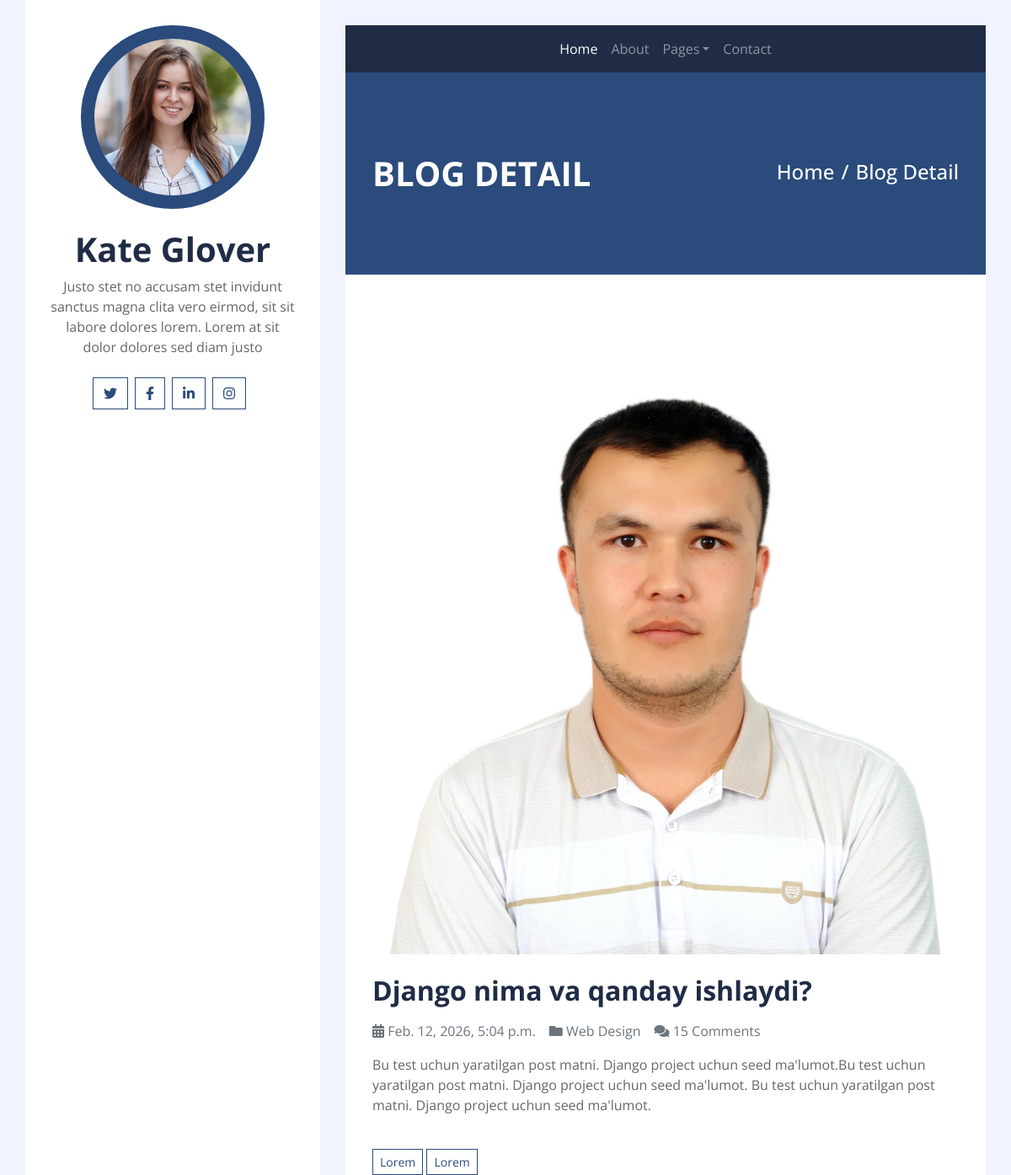
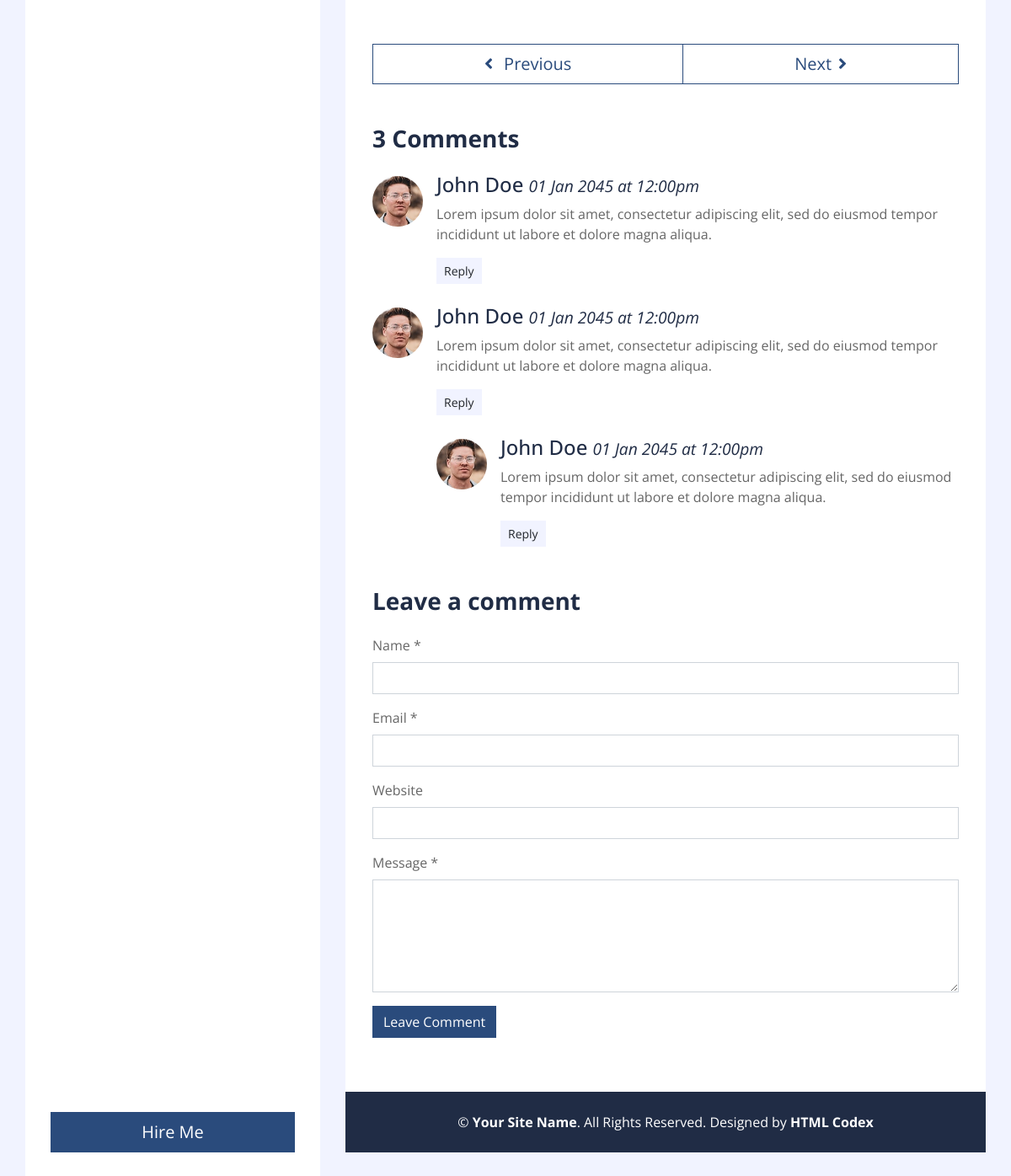
/single/1/, run on the app's committed database (2 pictures, top to bottom).
### blog/models.py (models this page shows, shortened)
class Post(models.Model):
    class Status(models.TextChoices):
        DRAFT = 'DF', 'Draft'
        PUBLISHED = 'PB', 'Published'
    title = models.CharField(max_length=255)
    body = models.TextField()
    image = models.ImageField(upload_to='post-image/')
    publish = models.DateTimeField(default=timezone.now)
    created_at = models.DateTimeField(auto_now_add=True)
    updated_at = models.DateTimeField(auto_now=True)
    author = models.ForeignKey(
        User,
        on_delete=models.CASCADE
    )
    status = models.CharField(
        max_length=2,
        choices=Status.choices,
        default=Status.DRAFT
    )
    objects = models.Manager()
    published = PublishedManager()
    class Meta:
        ordering = ['-publish']
        indexes = [
            models.Index(fields=['-publish']),
        ]

### blog/views.py (the view)
# urls.py: path('single/<int:id>/', single, name='single'),
def single(request, id):
    post = get_object_or_404(
        Post,
        id=id,
        status=Post.Status.PUBLISHED
    )
    context = {
        'post': post
    }
    return render(request, 'single.html', context=context)

### templates/single.html
{% extends 'base.html' %}
{% load static %}
{% block content %}
            <div class="container py-5 px-2 bg-primary">
                <div class="row py-5 px-4">
                    <div class="col-sm-6 text-center text-md-left">
                        <h1 class="mb-3 mb-md-0 text-white text-uppercase font-weight-bold">Blog Detail</h1>
                    </div>
                    <div class="col-sm-6 text-center text-md-right">
                        <div class="d-inline-flex pt-2">
                            <h4 class="m-0 text-white"><a class="text-white" href="">Home</a></h4>
                            <h4 class="m-0 text-white px-2">/</h4>
                            <h4 class="m-0 text-white">Blog Detail</h4>
                        </div>
                    </div>
                </div>
            </div>
            <div class="container py-5 px-2 bg-white">
                <div class="row px-4">
                    <div class="col-12">
                        <img class="img-fluid mb-4" src="{{ post.image.url }}" alt="Image">
                        <h2 class="mb-3 font-weight-bold">{{ post.title }}</h2>
                        <div class="d-flex">
                            <p class="mr-3 text-muted"><i class="fa fa-calendar-alt"></i> {{ post.updated_at }}</p>
                            <p class="mr-3 text-muted"><i class="fa fa-folder"></i> Web Design</p>
                            <p class="mr-3 text-muted"><i class="fa fa-comments"></i> 15 Comments</p>
                        </div>
                        <p>
                            {{ post.body }}
                        </p>
                    </div>
                    <div class="col-12 py-4">
                        <a href="" class="btn btn-sm btn-outline-primary mb-1">Lorem</a>
                        <a href="" class="btn btn-sm btn-outline-primary mb-1">Lorem</a>
                    </div>
                    <div class="col-12 py-4">
                        <div class="btn-group btn-group-lg w-100">
                            <button type="button" class="btn btn-outline-primary"><i class="fa fa-angle-left mr-2"></i> Previous</button>
                            <button type="button" class="btn btn-outline-primary">Next<i class="fa fa-angle-right ml-2"></i></button>
                        </div>
                    </div>
                    <div class="col-12 py-4">
                        <h3 class="mb-4 font-weight-bold">3 Comments</h3>
                        <div class="media mb-4">
                            <img src="{% static 'img/user.jpg' %}" alt="Image" class="mr-3 mt-1 rounded-circle" style="width:60px;">
                            <div class="media-body">
                                <h4>John Doe <small><i>01 Jan 2045 at 12:00pm</i></small></h4>
                                <p>Lorem ipsum dolor sit amet, consectetur adipiscing elit, sed do eiusmod tempor incididunt ut labore et dolore magna aliqua.
                                </p>
                                <button class="btn btn-sm btn-light">Reply</button>
                            </div>
                        </div>
                        <div class="media mb-4">
                            <img src="{% static 'img/user.jpg' %}" alt="Image" class="mr-3 mt-1 rounded-circle"
                                style="width:60px;">
                            <div class="media-body">
                                <h4>John Doe <small><i>01 Jan 2045 at 12:00pm</i></small></h4>
                                <p>Lorem ipsum dolor sit amet, consectetur adipiscing elit, sed do eiusmod tempor incididunt ut labore et dolore magna aliqua.
                                </p>
                                <button class="btn btn-sm btn-light">Reply</button>
                                <div class="media mt-4">
                                    <img src="{% static 'img/user.jpg' %}" alt="Image" class="mr-3 mt-1 rounded-circle"
                                        style="width:60px;">
                                    <div class="media-body">
                                        <h4>John Doe <small><i>01 Jan 2045 at 12:00pm</i></small></h4>
                                        <p>Lorem ipsum dolor sit amet, consectetur adipiscing elit, sed do eiusmod tempor incididunt ut labore et dolore magna aliqua.
                                        </p>
                                        <button class="btn btn-sm btn-light">Reply</button>
                                    </div>
                                </div>
                            </div>
                        </div>
                    </div>
                    <div class="col-12">
                        <h3 class="mb-4 font-weight-bold">Leave a comment</h3>
                        <form>
                            <div class="form-group">
                                <label for="name">Name *</label>
                                <input type="text" class="form-control" id="name">
                            </div>
                            <div class="form-group">
                                <label for="email">Email *</label>
                                <input type="email" class="form-control" id="email">
                            </div>
                            <div class="form-group">
                                <label for="website">Website</label>
                                <input type="url" class="form-control" id="website">
                            </div>
                            <div class="form-group">
                                <label for="message">Message *</label>
                                <textarea id="message" cols="30" rows="5" class="form-control"></textarea>
                            </div>
                            <div class="form-group">
                                <input type="submit" value="Leave Comment" class="btn btn-primary">
                            </div>
                        </form>
                    </div>
                </div>
            </div>
{% endblock %}

### data on the page
Post: image (picture), title "Django nima va qanday ishlaydi?", updated_at "Feb. 12, 2026, 5:04 p.m.", body "Bu test uchun yaratilgan post matni. Django project uchun seed ma'lumot.Bu test uchun yaratilgan post matni. Django project uchun seed ma'lumot. Bu test uchun yaratilgan post matni. Django project uchun seed ma'lumot."
